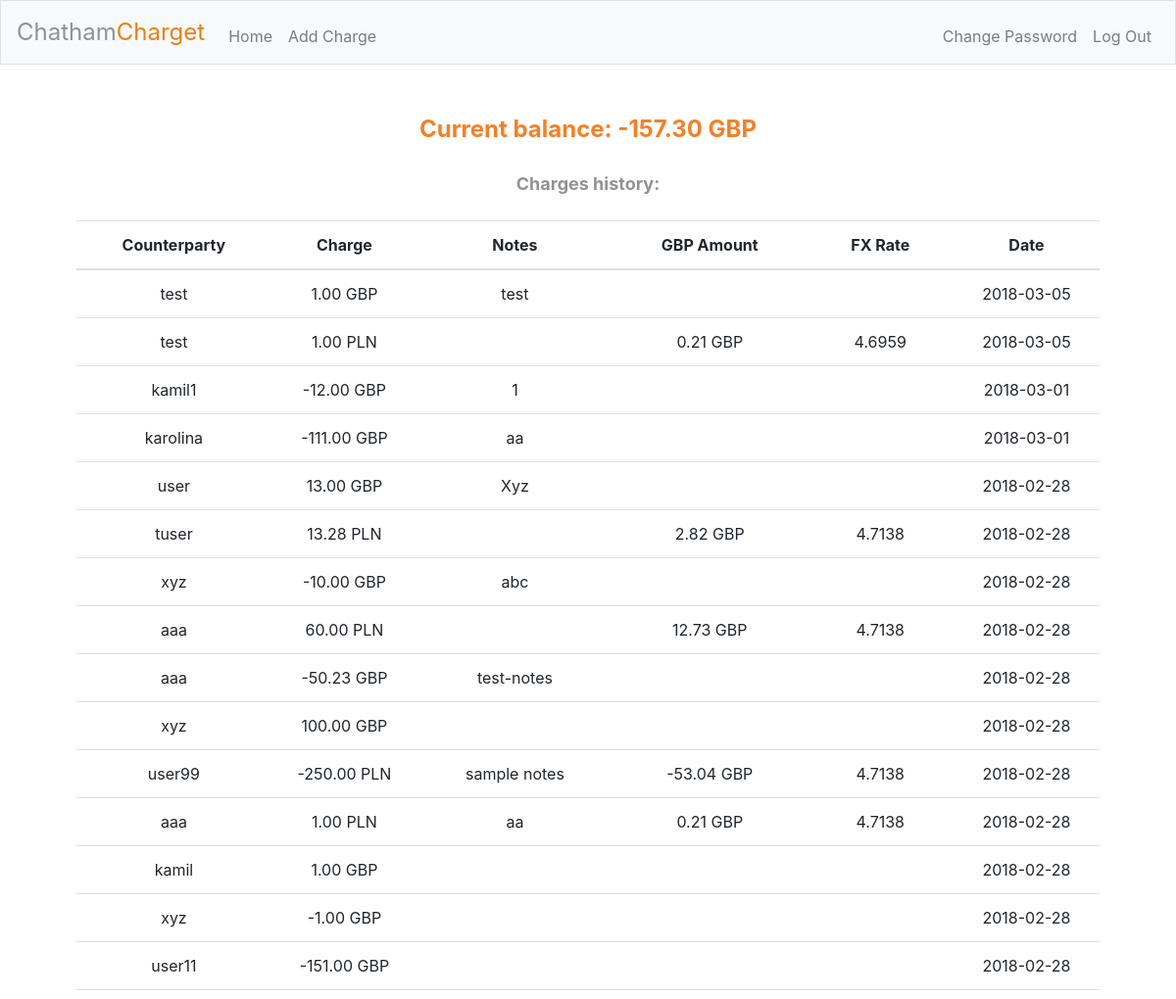
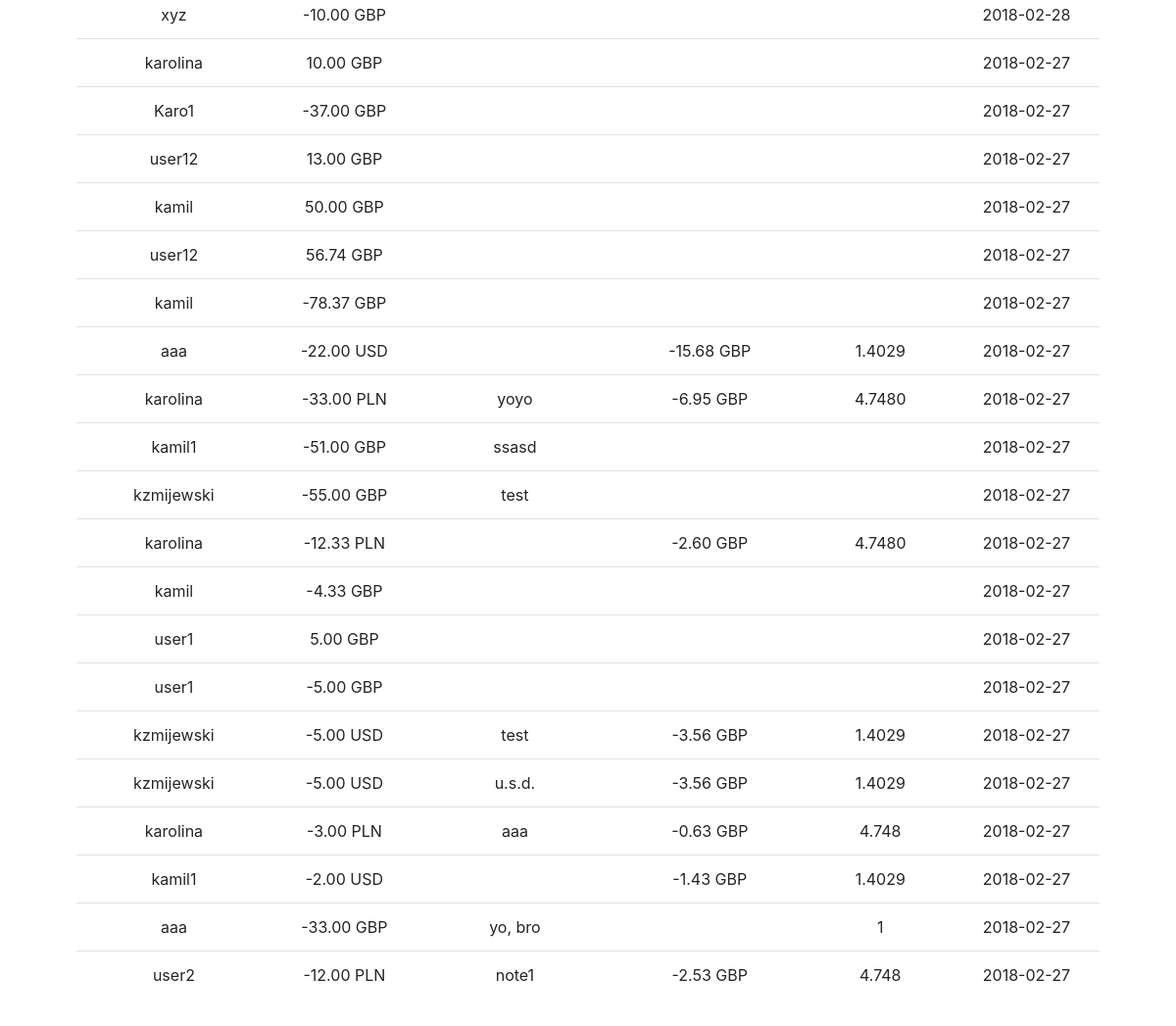
The app's page / (signed in) with its own data (2 pictures, top to bottom).
### tables this page shows
CREATE TABLE "users" ('id' INTEGER PRIMARY KEY AUTOINCREMENT NOT NULL, 'username' TEXT NOT NULL, 'hash' TEXT NOT NULL, 'confirmed' INTEGER NOT NULL DEFAULT 0 , 'ccy' TEXT NOT NULL, 'balance' NUMERIC NOT NULL DEFAULT 0 );

CREATE TABLE 'history' ('id' INTEGER PRIMARY KEY AUTOINCREMENT NOT NULL, 'to_user' TEXT NOT NULL, 'by_user' TEXT NOT NULL, 'amount' NUMERIC NOT NULL, 'ccy' TEXT NOT NULL, 'user_amount' NUMERIC NOT NULL,'rate' TEXT NOT NULL, 'date' DATETIME NOT NULL DEFAULT CURRENT_DATE, 'notes' TEXT NOT NULL);

### application.py (the view)
@app.route("/")
@login_required
def index():
    rows_user = db.execute("SELECT * FROM users WHERE id = :id",
                            id = session["user_id"])
    table = db.execute("SELECT * FROM history WHERE to_user = :user",
                        user = rows_user[0]["username"])
    for i in table:
        i["amount"] = ccy_format(i["amount"])
        i["user_amount"] = ccy_format(i["user_amount"])
    table = list(reversed(table))
    if not table:
        return render_template("index.html",
                            ccy = rows_user[0]["ccy"],
                            balance = ccy_format(rows_user[0]["balance"]),
                            user_ccy = rows_user[0]["ccy"])
    else:
        return render_template("index.html",
                            ccy = rows_user[0]["ccy"],
                            balance = ccy_format(rows_user[0]["balance"]),
                            table = table,
                            user_ccy = rows_user[0]["ccy"])

### application.py (called while the page is built)
@app.after_request
def after_request(response):
    response.headers["Cache-Control"] = "no-cache, no-store, must-revalidate"
    response.headers["Expires"] = 0
    response.headers["Pragma"] = "no-cache"
    return response

### helpers.py (called while the page is built)
def login_required(f):
    @wraps(f)
    def decorated_function(*args, **kwargs):
        if session.get("user_id") is None:
            return redirect("/login")
        return f(*args, **kwargs)
    return decorated_function

def ccy_format(amount):
    amount = round(amount, 2)
    amount = str(amount)
    if '.' not in amount:
        amount += '.00'
    elif amount[-2] == '.':
        amount += "0"
    return amount

### templates/index.html (shortened to what this page needs)
{% extends "layout.html" %}
{% block main %}
<div>
    <font color="#f58026" size="5"><b>Current balance: {{balance}} {{ccy}}</b></font>
</div>
{% if table %}
<div>
    <br>
    <font color="#919295" size="4"><b>Charges history:</b></font>
</div>
<div style="overflow-x:auto; overflow-y:auto;">
    <br>
    <table class="table">
        <tr style="position:relative;">
            <th class="counterparty">Counterparty</th>
            <th class="charge">Charge</th>
            <th class="notes">Notes</th>
            <th class="home_ccy">{{user_ccy}} Amount</th>
            <th class="fx_rate">FX Rate</th>
            <th class="date">Date</th>
        </tr>
        <div>
        <tbody>
            {% for row in table %}
            <tr>
                <td>{{row.by_user}}</td>
                <td>{{row.amount}} {{row.ccy}}</td>
                <td>{{row.notes}}</td>
                {% if row.ccy == user_ccy %}
                    <td> </td>
                {% else %}
                    <td>{{row.user_amount}} {{user_ccy}}</td>
                {% endif %}
                <td>{{row.rate}}</td>
                <td>{{row.date}}</td>
            </tr>
            {% endfor %}
        </tbody>
        </div>
    </table>
</div>
{% endif %}
{% endblock %}

### templates/layout.html (shortened to what this page needs)
<!DOCTYPE html>
<html lang="en">
<div class="header">
    <head>
        <link href="https://maxcdn.bootstrapcdn.com/bootstrap/4.0.0-beta.2/css/bootstrap.min.css" rel="stylesheet"/>
        <link href="/static/styles.css" rel="stylesheet"/>
    </head>
    <body>
        <nav class="navbar navbar-expand-md navbar-light bg-light border">
            <a class="navbar-brand" href="/"><span class="grey">Chatham</span><span class="orange">Charget</span></a>
            <div class="collapse navbar-collapse" id="navbar">
                {% if session.user_id %}
                    <ul class="navbar-nav mr-auto mt-2">
                        <li class="nav-item"><a class="nav-link" href="/">Home</a></li>
                        <li class="nav-item"><a class="nav-link" href="/charge">Add Charge</a></li>
                    </ul>
                    <ul class="navbar-nav ml-auto mt-2">
                        <li class="nav-item"><a class="nav-link" href="/change_pw">Change Password</a></li>
                        <li class="nav-item"><a class="nav-link" href="/logout">Log Out</a></li>
                    </ul>
                {% else %}
                    <ul class="navbar-nav ml-auto mt-2">
                        <li class="nav-item"><a class="nav-link" href="/login">Log In</a></li>
                        <li class="nav-item"><a class="nav-link" href="/register">Register</a></li>
                        <li class="nav-item"><a class="nav-link" href="/forgot_pw">Forgot Password?</a></li>
                    </ul>
                {% endif %}
            </div>
        </nav>
        <main class="container p-5">
            {% block main %}{% endblock %}
        </main>
    </body>
</div>
</html>

### static/styles.css (style rules this page uses)
nav .navbar-brand { font-size: x-large; }
nav .navbar-brand .grey { color: #919295; }
nav .navbar-brand .orange { color: #ED7F11; }
main { overflow-x: auto; text-align: center; }
.counterparty { min-width: 160px; }
.charge { min-width: 120px; }
.notes { min-width: 160px; }
.home_ccy { min-width: 160px; }
.fx_rate { min-width: 120px; }
.date { min-width: 120px; }

### records on screen
users: ccy "GBP"
history: by_user "test", amount "1.00", ccy "GBP", notes "test", date "2018-03-05"
history: by_user "test", amount "1.00", ccy "PLN", user_amount "0.21", rate "4.6959", date "2018-03-05"
history: by_user "kamil1", amount "-12.00", ccy "GBP", notes "1", date "2018-03-01"
history: by_user "karolina", amount "-111.00", ccy "GBP", notes "aa", date "2018-03-01"
history: by_user "user", amount "13.00", ccy "GBP", notes "Xyz", date "2018-02-28"
history: by_user "tuser", amount "13.28", ccy "PLN", user_amount "2.82", rate "4.7138", date "2018-02-28"
history: by_user "xyz", amount "-10.00", ccy "GBP", notes "abc", date "2018-02-28"
history: by_user "aaa", amount "60.00", ccy "PLN", user_amount "12.73", rate "4.7138", date "2018-02-28"
history: by_user "aaa", amount "-50.23", ccy "GBP", notes "test-notes", date "2018-02-28"
history: by_user "xyz", amount "100.00", ccy "GBP", date "2018-02-28"
history: by_user "user99", amount "-250.00", ccy "PLN", notes "sample notes", user_amount "-53.04", rate "4.7138", date "2018-02-28"
history: by_user "aaa", amount "1.00", ccy "PLN", notes "aa", user_amount "0.21", rate "4.7138", date "2018-02-28"
history: by_user "kamil", amount "1.00", ccy "GBP", date "2018-02-28"
history: by_user "xyz", amount "-1.00", ccy "GBP", date "2018-02-28"
history: by_user "user11", amount "-151.00", ccy "GBP", date "2018-02-28"
history: by_user "xyz", amount "-10.00", ccy "GBP", date "2018-02-28"
history: by_user "karolina", amount "10.00", ccy "GBP", date "2018-02-27"
history: by_user "Karo1", amount "-37.00", ccy "GBP", date "2018-02-27"
history: by_user "user12", amount "13.00", ccy "GBP", date "2018-02-27"
history: by_user "kamil", amount "50.00", ccy "GBP", date "2018-02-27"
history: by_user "user12", amount "56.74", ccy "GBP", date "2018-02-27"
history: by_user "kamil", amount "-78.37", ccy "GBP", date "2018-02-27"
history: by_user "aaa", amount "-22.00", ccy "USD", user_amount "-15.68", rate "1.4029", date "2018-02-27"
history: by_user "karolina", amount "-33.00", ccy "PLN", notes "yoyo", user_amount "-6.95", rate "4.7480", date "2018-02-27"
history: by_user "kamil1", amount "-51.00", ccy "GBP", notes "ssasd", date "2018-02-27"
history: by_user "kzmijewski", amount "-55.00", ccy "GBP", notes "test", date "2018-02-27"
history: by_user "karolina", amount "-12.33", ccy "PLN", user_amount "-2.60", rate "4.7480", date "2018-02-27"
history: by_user "kamil", amount "-4.33", ccy "GBP", date "2018-02-27"
history: by_user "user1", amount "5.00", ccy "GBP", date "2018-02-27"
history: by_user "user1", amount "-5.00", ccy "GBP", date "2018-02-27"
history: by_user "kzmijewski", amount "-5.00", ccy "USD", notes "test", user_amount "-3.56", rate "1.4029", date "2018-02-27"
history: by_user "kzmijewski", amount "-5.00", ccy "USD", notes "u.s.d.", user_amount "-3.56", rate "1.4029", date "2018-02-27"
history: by_user "karolina", amount "-3.00", ccy "PLN", notes "aaa", user_amount "-0.63", rate "4.748", date "2018-02-27"
history: by_user "kamil1", amount "-2.00", ccy "USD", user_amount "-1.43", rate "1.4029", date "2018-02-27"
history: by_user "aaa", amount "-33.00", ccy "GBP", notes "yo, bro", rate "1", date "2018-02-27"
history: by_user "user2", amount "-12.00", ccy "PLN", notes "note1", user_amount "-2.53", rate "4.748", date "2018-02-27"

### other values on screen
{{ balance }} "-157.30"
